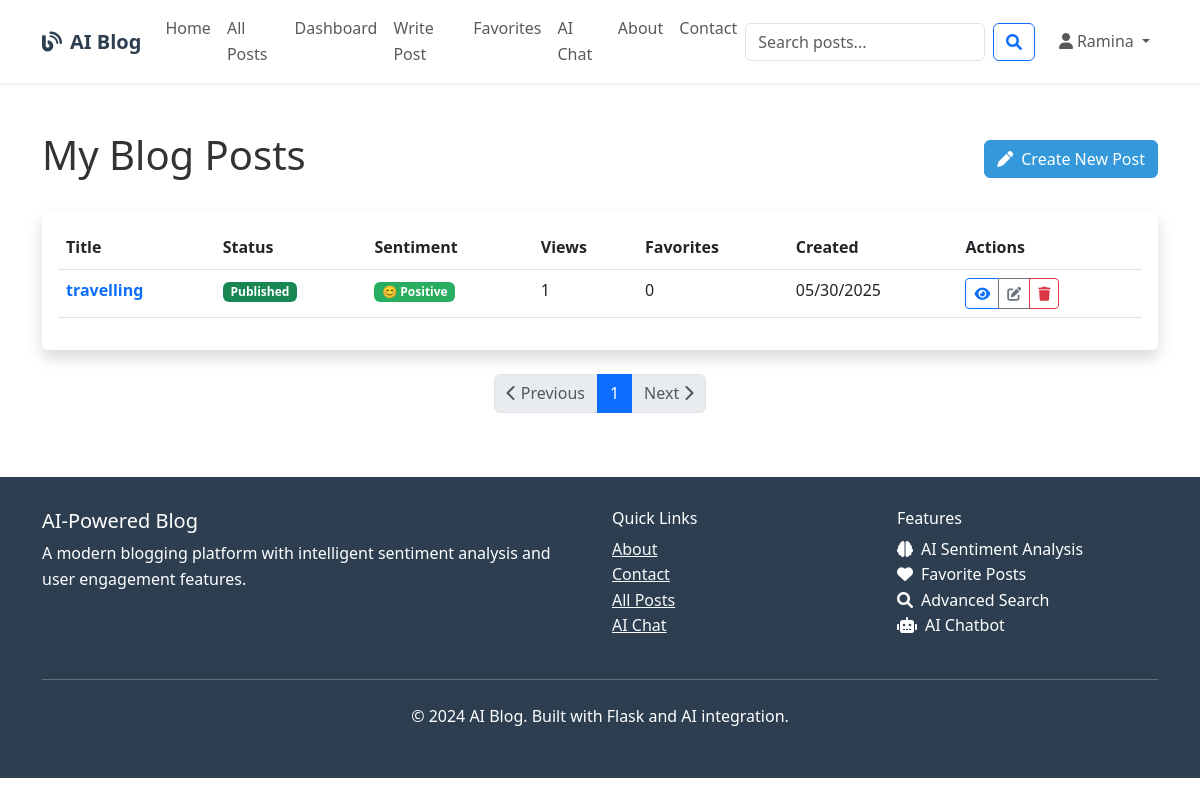
The page /blog/my_posts (signed in) on the database its author committed.
### models.py (models this page shows, shortened)
class User(UserMixin, db.Model):
    id = db.Column(db.Integer, primary_key=True)
    username = db.Column(db.String(80), unique=True, nullable=False)
    email = db.Column(db.String(120), unique=True, nullable=False)
    password_hash = db.Column(db.String(120), nullable=False)
    first_name = db.Column(db.String(50), nullable=False)
    last_name = db.Column(db.String(50), nullable=False)
    bio = db.Column(db.Text)
    profile_image = db.Column(db.String(200), default='default.jpg')
    created_at = db.Column(db.DateTime, default=datetime.utcnow)
    is_active = db.Column(db.Boolean, default=True)
    posts = db.relationship('BlogPost', backref='author', lazy='dynamic', cascade='all, delete-orphan')
    comments = db.relationship('Comment', backref='author', lazy='dynamic', cascade='all, delete-orphan')
    favorites = db.relationship('Favorite', backref='user', lazy='dynamic', cascade='all, delete-orphan')

class BlogPost(db.Model):
    id = db.Column(db.Integer, primary_key=True)
    title = db.Column(db.String(200), nullable=False)
    content = db.Column(db.Text, nullable=False)
    summary = db.Column(db.String(500))
    featured_image = db.Column(db.String(200))
    created_at = db.Column(db.DateTime, default=datetime.utcnow)
    updated_at = db.Column(db.DateTime, default=datetime.utcnow, onupdate=datetime.utcnow)
    published = db.Column(db.Boolean, default=True)
    views = db.Column(db.Integer, default=0)
    sentiment_score = db.Column(db.Float)  # -1 to 1 (negative to positive)
    sentiment_label = db.Column(db.String(20))  # 'positive', 'negative', 'neutral'
    sentiment_confidence = db.Column(db.Float)  # 0 to 1
    user_id = db.Column(db.Integer, db.ForeignKey('user.id'), nullable=False)
    category_id = db.Column(db.Integer, db.ForeignKey('category.id'))
    comments = db.relationship('Comment', backref='post', lazy='dynamic', cascade='all, delete-orphan')
    favorites = db.relationship('Favorite', backref='post', lazy='dynamic', cascade='all, delete-orphan')
    tags = db.relationship('Tag', secondary='post_tags', back_populates='posts')
    def get_sentiment_emoji(self):
        if self.sentiment_label == 'positive':
            return '😊'
        elif self.sentiment_label == 'negative':
            return '😔'
        else:
            return '😐'
    def get_favorite_count(self):
        try:
            return self.favorites.count()
        except Exception as e:
            print(f"Error getting favorite count: {e}")
            return 0

### blueprints/blog.py (the view)
@blog_bp.route('/my_posts')
@login_required
def my_posts():
    page = request.args.get('page', 1, type=int)
    posts = BlogPost.query.filter_by(user_id=current_user.id)\
                          .order_by(desc(BlogPost.created_at))\
                          .paginate(page=page, per_page=10, error_out=False)
    return render_template('blog/my_posts.html', posts=posts)

### templates/blog/my_posts.html (shortened to what this page needs)
{% extends "base.html" %}
{% block content %}
<div class="container py-5">
    <div class="row">
        <div class="col-12 mb-4">
            <div class="d-flex justify-content-between align-items-center">
                <h1>My Blog Posts</h1>
                <a href="{{ url_for('blog.create_post') }}" class="btn btn-primary">
                    <i class="fas fa-pen me-2"></i>Create New Post
                </a>
            </div>
        </div>
    </div>
    {% if posts.items %}
    <div class="card shadow">
        <div class="card-body">
            <div class="table-responsive">
                <table class="table table-hover">
                    <thead>
                        <tr>
                            <th>Title</th>
                            <th>Status</th>
                            <th>Sentiment</th>
                            <th>Views</th>
                            <th>Favorites</th>
                            <th>Created</th>
                            <th>Actions</th>
                        </tr>
                    </thead>
                    <tbody>
                        {% for post in posts.items %}
                        <tr>
                            <td>
                                <a href="{{ url_for('blog.view_post', id=post.id) }}" class="text-decoration-none fw-bold">
                                    {{ post.title[:50] + '...' if post.title|length > 50 else post.title }}
                                </a>
                            </td>
                            <td>
                                {% if post.published %}
                                <span class="badge bg-success">Published</span>
                                {% else %}
                                <span class="badge bg-secondary">Draft</span>
                                {% endif %}
                            </td>
                            <td>
                                {% if post.sentiment_label %}
                                <span class="badge sentiment-{{ post.sentiment_label }}">
                                    {{ post.get_sentiment_emoji() }} {{ post.sentiment_label.title() }}
                                </span>
                                {% else %}
                                <span class="text-muted">-</span>
                                {% endif %}
                            </td>
                            <td>{{ post.views }}</td>
                            <td>{{ post.get_favorite_count() }}</td>
                            <td>{{ post.created_at.strftime('%m/%d/%Y') }}</td>
                            <td>
                                <div class="btn-group btn-group-sm">
                                    <a href="{{ url_for('blog.view_post', id=post.id) }}" class="btn btn-outline-primary" title="View">
                                        <i class="fas fa-eye"></i>
                                    </a>
                                    <a href="{{ url_for('blog.edit_post', id=post.id) }}" class="btn btn-outline-secondary" title="Edit">
                                        <i class="fas fa-edit"></i>
                                    </a>
                                    <button type="button" class="btn btn-outline-danger" title="Delete"
                                            data-bs-toggle="modal" data-bs-target="#deleteModal{{ post.id }}">
                                        <i class="fas fa-trash"></i>
                                    </button>
                                </div>
                            </td>
                        </tr>
                        {% endfor %}
                    </tbody>
                </table>
            </div>
        </div>
    </div>
    <div class="mt-4">
        <nav aria-label="Page navigation">
            <ul class="pagination justify-content-center">
                {% if posts.has_prev %}
                <li class="page-item">
                    <a class="page-link" href="{{ url_for('blog.my_posts', page=posts.prev_num) }}">
                        <i class="fas fa-chevron-left"></i> Previous
                    </a>
                </li>
                {% else %}
                <li class="page-item disabled">
                    <span class="page-link"><i class="fas fa-chevron-left"></i> Previous</span>
                </li>
                {% endif %}
                {% for page_num in posts.iter_pages(left_edge=1, right_edge=1, left_current=2, right_current=2) %}
                    {% if page_num %}
                        {% if page_num == posts.page %}
                        <li class="page-item active">
                            <span class="page-link">{{ page_num }}</span>
                        </li>
                        {% else %}
                        <li class="page-item">
                            <a class="page-link" href="{{ url_for('blog.my_posts', page=page_num) }}">
                                {{ page_num }}
                            </a>
                        </li>
                        {% endif %}
                    {% else %}
                    <li class="page-item disabled">
                        <span class="page-link">...</span>
                    </li>
                    {% endif %}
                {% endfor %}
                {% if posts.has_next %}
                <li class="page-item">
                    <a class="page-link" href="{{ url_for('blog.my_posts', page=posts.next_num) }}">
                        Next <i class="fas fa-chevron-right"></i>
                    </a>
                </li>
                {% else %}
                <li class="page-item disabled">
                    <span class="page-link">Next <i class="fas fa-chevron-right"></i></span>
                </li>
                {% endif %}
            </ul>
        </nav>
    </div>
    {% endif %}
</div>
{% endblock %}

### templates/base.html (shortened to what this page needs)
<!DOCTYPE html>
<html lang="en">
<head>
    <link href="https://cdn.jsdelivr.net/npm/bootstrap@5.3.0/dist/css/bootstrap.min.css" rel="stylesheet">
    <link rel="stylesheet" href="https://cdnjs.cloudflare.com/ajax/libs/font-awesome/6.0.0/css/all.min.css">
</head>
<body>
    <nav class="navbar navbar-expand-lg navbar-light bg-white shadow-sm">
        <div class="container">
            <a class="navbar-brand" href="{{ url_for('main.index') }}">
                <i class="fas fa-blog me-2"></i>AI Blog
            </a>
            <div class="collapse navbar-collapse" id="navbarNav">
                <ul class="navbar-nav me-auto">
                    <li class="nav-item">
                        <a class="nav-link" href="{{ url_for('main.index') }}">Home</a>
                    </li>
                    <li class="nav-item">
                        <a class="nav-link" href="{{ url_for('blog.all_posts') }}">All Posts</a>
                    </li>
                    {% if current_user.is_authenticated %}
                    <li class="nav-item">
                        <a class="nav-link" href="{{ url_for('main.dashboard') }}">Dashboard</a>
                    </li>
                    <li class="nav-item">
                        <a class="nav-link" href="{{ url_for('blog.create_post') }}">Write Post</a>
                    </li>
                    <li class="nav-item">
                        <a class="nav-link" href="{{ url_for('main.favorites') }}">Favorites</a>
                    </li>
                    <li class="nav-item">
                        <a class="nav-link" href="{{ url_for('main.chatbot') }}">AI Chat</a>
                    </li>
                    {% endif %}
                    <li class="nav-item">
                        <a class="nav-link" href="{{ url_for('main.about') }}">About</a>
                    </li>
                    <li class="nav-item">
                        <a class="nav-link" href="{{ url_for('main.contact') }}">Contact</a>
                    </li>
                </ul>
                <form class="d-flex me-3" method="GET" action="{{ url_for('main.search') }}">
                    <input class="form-control me-2" type="search" name="query" placeholder="Search posts..."
                           value="{{ request.args.get('query', '') }}">
                    <button class="btn btn-outline-primary" type="submit">
                        <i class="fas fa-search"></i>
                    </button>
                </form>
                <ul class="navbar-nav">
                    {% if current_user.is_authenticated %}
                    <li class="nav-item dropdown">
                        <a class="nav-link dropdown-toggle" href="#" id="navbarDropdown" role="button"
                           data-bs-toggle="dropdown">
                            <i class="fas fa-user me-1"></i>{{ current_user.first_name }}
                        </a>
                    </li>
                    {% endif %}
                </ul>
            </div>
        </div>
    </nav>
    <main>
        {% block content %}{% endblock %}
    </main>
    <footer class="footer mt-auto">
        <div class="container">
            <div class="row">
                <div class="col-md-6">
                    <h5>AI-Powered Blog</h5>
                    <p>A modern blogging platform with intelligent sentiment analysis and user engagement features.</p>
                </div>
                <div class="col-md-3">
                    <h6>Quick Links</h6>
                    <ul class="list-unstyled">
                        <li><a href="{{ url_for('main.about') }}" class="text-light">About</a></li>
                        <li><a href="{{ url_for('main.contact') }}" class="text-light">Contact</a></li>
                        <li><a href="{{ url_for('blog.all_posts') }}" class="text-light">All Posts</a></li>
                        {% if current_user.is_authenticated %}
                        <li><a href="{{ url_for('main.chatbot') }}" class="text-light">AI Chat</a></li>
                        {% endif %}
                    </ul>
                </div>
                <div class="col-md-3">
                    <h6>Features</h6>
                    <ul class="list-unstyled">
                        <li><i class="fas fa-brain me-2"></i>AI Sentiment Analysis</li>
                        <li><i class="fas fa-heart me-2"></i>Favorite Posts</li>
                        <li><i class="fas fa-search me-2"></i>Advanced Search</li>
                        <li><i class="fas fa-robot me-2"></i>AI Chatbot</li>
                    </ul>
                </div>
            </div>
            <hr class="my-4">
            <div class="row">
                <div class="col-md-12 text-center">
                    <p>&copy; 2024 AI Blog. Built with Flask and AI integration.</p>
                </div>
            </div>
        </div>
    </footer>
    <div id="toast-container" class="toast-container position-fixed top-0 end-0 p-3"></div>
</body>
</html>

### templates/base.html (style rules this page uses)
:root { --primary-color: #2c3e50; --secondary-color: #3498db; --accent-color: #e74c3c; --success-color: #27ae60; --warning-color: #f39c12; --light-bg: #f8f9fa; }
body { font-family: 'Segoe UI', Tahoma, Geneva, Verdana, sans-serif; line-height: 1.6; color: #333; }
.navbar-brand { font-weight: bold; color: var(--primary-color) !important; }
.card { border: none; box-shadow: 0 2px 10px rgba(0,0,0,0.1); transition: transform 0.3s ease; }
.btn-primary { background-color: var(--secondary-color); border-color: var(--secondary-color); }
.sentiment-positive { background-color: var(--success-color); color: white; }
.footer { background-color: var(--primary-color); color: white; padding: 2rem 0; margin-top: 3rem; }

### rows shown on the page
User: first_name "Ramina"
BlogPost: title "travelling", published "Published", get_sentiment_emoji "😊", sentiment_label "Positive", views "1", get_favorite_count "0", created_at "05/30/2025"

### other values the page prints
{{ page_num }} "1"
